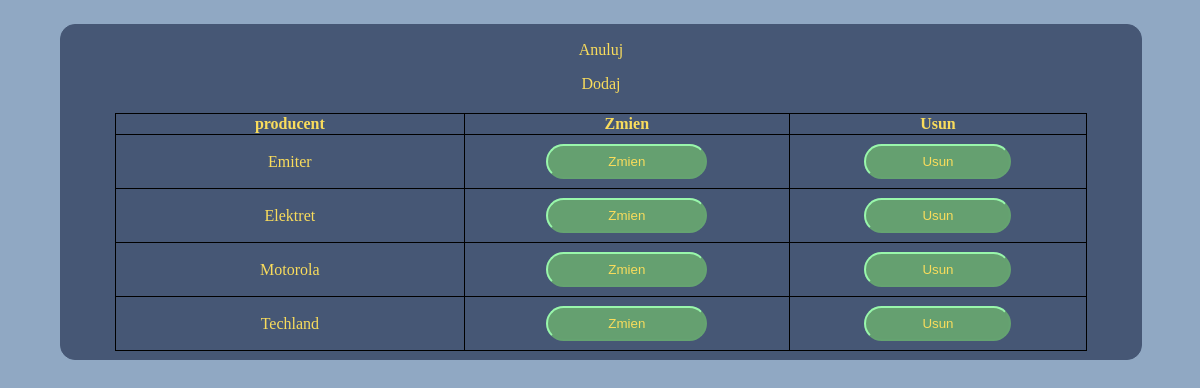
Page /admin/producent.php on the committed database.
### tables this page shows
CREATE TABLE `producent` (
  `producent_id` int(10) UNSIGNED NOT NULL,
  `producent` varchar(50) NOT NULL
);

### admin/producent.php (the view, shortened to what this page needs)
<!DOCTYPE html>
<html lang="en">
<head>
    <link rel="stylesheet" href="../style/style-globalne.css">
    <link rel="stylesheet" href="../style/style-tabelka-panelu.css">
</head>
<body>
    <section class="tabelka-panelu">
        <a href="panel-admina.php">Anuluj</a>
        <a href="producent.php?czy_dodac=true">Dodaj</a>
        <?php
        include("../config/config.php");
        $query = "SELECT DISTINCT *  FROM `producent`";
        $result = $connection->query($query);
        echo "<table> <tr> <th>producent</th> <th>Zmien</th> <th>Usun</th> </tr>";
        while ($row = $result->fetch_assoc()) {
            echo "<form method=\"post\"";
            echo "<tr>";
            $producent = htmlspecialchars($row['producent']);
            if ($producent == $_POST['producent'] && isset($_POST['zmien-formularz'])) {
                echo "<td> <input name=\"nowa_nazwa_producenta\" value=\"{$_POST['producent']}\"> </td>";
                echo "<input type=\"hidden\" name=\"producent\" value=\"{$_POST['producent']}\">";
                echo "<td colspan=\"2\"> <button type=\"submit\" name=\"zmien\">Zmien</button> </td>";
            } else {
                echo "<td>" . $producent . "</td>";
                if (!isset($_GET["czy_dodac"]) && $_GET["czy_dodac"] != true) {
                    echo "<td> <button type=\"submit\" name=\"zmien-formularz\">Zmien</button> </td>";
                    echo "<td> <button type=\"submit\" name=\"usun\">Usun</button> </td>";
                } else
                    echo "<td colspan=\"2\" style=\"width:12.5vw;\">Dostepne jak zakonczysz formualrz dodawania</td>";
            }
            echo "</form>";
        }
        echo "</table>";
        ?>
    </section>
</body>
</html>

### style/style-globalne.css (style rules this page uses)
body { margin: 0px; background-color: #90A8C3; }
button { background-color: #65a070; border-color: #99F7AB; padding: 8px 12px; cursor: pointer; border-radius: 20px; color: white; }
table { border: 1px solid black; padding: 1vw; width: 90%; text-align: center; border-collapse: collapse; border-radius: 15px; margin-left: 5%; margin-top: 2.5vh; }
table button { width: 50%; }
td, th { border: 1px solid black; }
* { color: #F9DC5C; }
a { text-decoration: none; }

### style/style-tabelka-panelu.css (style rules this page uses)
.tabelka-panelu { background-color: #465775; width: 90vw; height: auto; position: relative; top: 3vh; left: 5vw; border-radius: 15px; border: 1px solid #465775; padding-bottom: 1vh; }
.tabelka-panelu a { margin-top: 2vh; display: flex; justify-content: center; }
button { height: auto; margin-top: 1vh; margin-bottom: 1vh; color: #F9DC5C; }

### rows in the picture
producent: producent "Emiter"
producent: producent "Elektret"
producent: producent "Motorola"
producent: producent "Techland"
